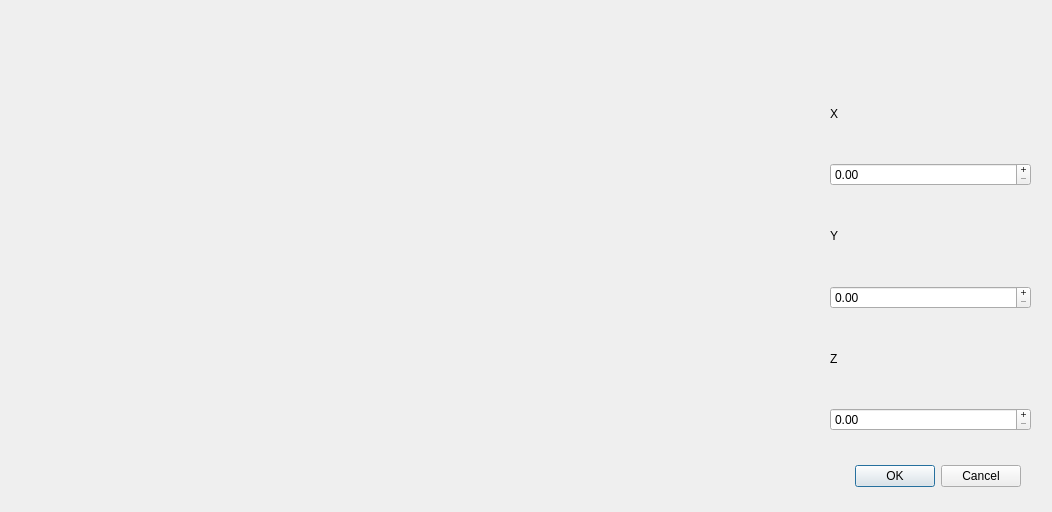
<?xml version="1.0" encoding="UTF-8"?>
<ui version="4.0">
 <class>Dialog</class>
 <widget class="QDialog" name="Dialog">
  <property name="geometry">
   <rect>
    <x>0</x>
    <y>0</y>
    <width>1052</width>
    <height>512</height>
   </rect>
  </property>
  <property name="windowTitle">
   <string>Dialog</string>
  </property>
  <widget class="QDialogButtonBox" name="buttonBox">
   <property name="geometry">
    <rect>
     <x>680</x>
     <y>460</y>
     <width>341</width>
     <height>32</height>
    </rect>
   </property>
   <property name="orientation">
    <enum>Qt::Horizontal</enum>
   </property>
   <property name="standardButtons">
    <set>QDialogButtonBox::Cancel|QDialogButtonBox::Ok</set>
   </property>
  </widget>
  <widget class="QWidget" name="verticalLayoutWidget">
   <property name="geometry">
    <rect>
     <x>830</x>
     <y>70</y>
     <width>201</width>
     <height>361</height>
    </rect>
   </property>
   <layout class="QVBoxLayout" name="verticalLayout">
    <item>
     <widget class="QLabel" name="labelX">
      <property name="text">
       <string>X</string>
      </property>
     </widget>
    </item>
    <item>
     <widget class="QDoubleSpinBox" name="spinnerX">
      <property name="buttonSymbols">
       <enum>QAbstractSpinBox::PlusMinus</enum>
      </property>
     </widget>
    </item>
    <item>
     <widget class="QLabel" name="labelY">
      <property name="text">
       <string>Y</string>
      </property>
     </widget>
    </item>
    <item>
     <widget class="QDoubleSpinBox" name="spinnerY">
      <property name="buttonSymbols">
       <enum>QAbstractSpinBox::PlusMinus</enum>
      </property>
     </widget>
    </item>
    <item>
     <widget class="QLabel" name="labelZ">
      <property name="text">
       <string>Z</string>
      </property>
     </widget>
    </item>
    <item>
     <widget class="QDoubleSpinBox" name="spinnerZ">
      <property name="buttonSymbols">
       <enum>QAbstractSpinBox::PlusMinus</enum>
      </property>
     </widget>
    </item>
   </layout>
  </widget>
  <widget class="QWidget" name="RobotPlot" native="true">
   <property name="geometry">
    <rect>
     <x>30</x>
     <y>40</y>
     <width>751</width>
     <height>441</height>
    </rect>
   </property>
  </widget>
 </widget>
 <resources/>
 <connections>
  <connection>
   <sender>buttonBox</sender>
   <signal>accepted()</signal>
   <receiver>Dialog</receiver>
   <slot>accept()</slot>
   <hints>
    <hint type="sourcelabel">
     <x>248</x>
     <y>254</y>
    </hint>
    <hint type="destinationlabel">
     <x>157</x>
     <y>274</y>
    </hint>
   </hints>
  </connection>
  <connection>
   <sender>buttonBox</sender>
   <signal>rejected()</signal>
   <receiver>Dialog</receiver>
   <slot>reject()</slot>
   <hints>
    <hint type="sourcelabel">
     <x>316</x>
     <y>260</y>
    </hint>
    <hint type="destinationlabel">
     <x>286</x>
     <y>274</y>
    </hint>
   </hints>
  </connection>
 </connections>
</ui>
